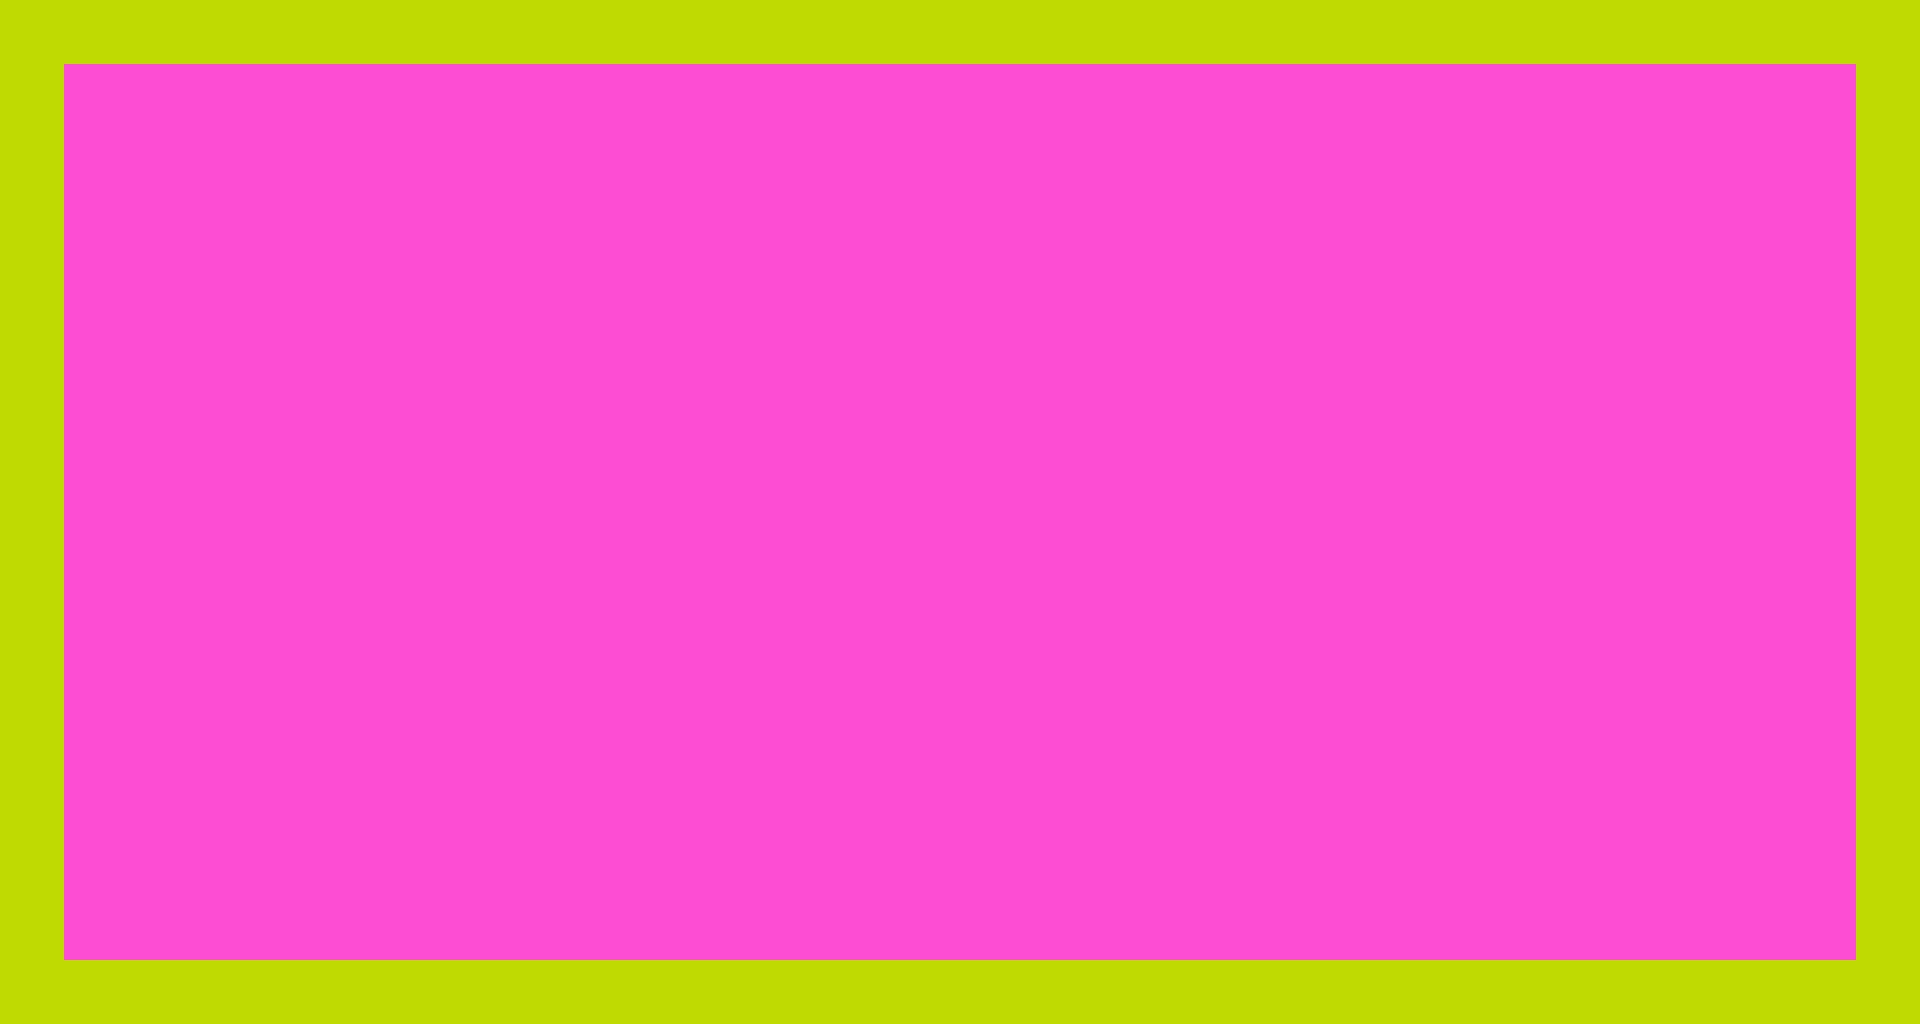

This is a level from a 2D game, rendered from its Tiled map with the project's own tilesets. A one-line summary and the complete map file follow:
An orthogonal 60x32 tile map with 32x32 px tiles, 1 tile layer (Tile Layer 1).

<map version="1.10" tiledversion="1.10.2" orientation="orthogonal" renderorder="right-down" width="60" height="32" tilewidth="32" tileheight="32" infinite="0" nextlayerid="2" nextobjectid="1">
 <tileset firstgid="1" source="TestingTileset.tsx" />
 <layer id="1" name="Tile Layer 1" width="60" height="32">
  <data encoding="csv">
3,3,3,3,3,3,3,3,3,3,3,3,3,3,3,3,3,3,3,3,3,3,3,3,3,3,3,3,3,3,3,3,3,3,3,3,3,3,3,3,3,3,3,3,3,3,3,3,3,3,3,3,3,3,3,3,3,3,3,3,
3,3,3,3,3,3,3,3,3,3,3,3,3,3,3,3,3,3,3,3,3,3,3,3,3,3,3,3,3,3,3,3,3,3,3,3,3,3,3,3,3,3,3,3,3,3,3,3,3,3,3,3,3,3,3,3,3,3,3,3,
3,3,4,4,4,4,4,4,4,4,4,4,4,4,4,4,4,4,4,4,4,4,4,4,4,4,4,4,4,4,4,4,4,4,4,4,4,4,4,4,4,4,4,4,4,4,4,4,4,4,4,4,4,4,4,4,4,4,3,3,
3,3,4,4,4,4,4,4,4,4,4,4,4,4,4,4,4,4,4,4,4,4,4,4,4,4,4,4,4,4,4,4,4,4,4,4,4,4,4,4,4,4,4,4,4,4,4,4,4,4,4,4,4,4,4,4,4,4,3,3,
3,3,4,4,4,4,4,4,4,4,4,4,4,4,4,4,4,4,4,4,4,4,4,4,4,4,4,4,4,4,4,4,4,4,4,4,4,4,4,4,4,4,4,4,4,4,4,4,4,4,4,4,4,4,4,4,4,4,3,3,
3,3,4,4,4,4,4,4,4,4,4,4,4,4,4,4,4,4,4,4,4,4,4,4,4,4,4,4,4,4,4,4,4,4,4,4,4,4,4,4,4,4,4,4,4,4,4,4,4,4,4,4,4,4,4,4,4,4,3,3,
3,3,4,4,4,4,4,4,4,4,4,4,4,4,4,4,4,4,4,4,4,4,4,4,4,4,4,4,4,4,4,4,4,4,4,4,4,4,4,4,4,4,4,4,4,4,4,4,4,4,4,4,4,4,4,4,4,4,3,3,
3,3,4,4,4,4,4,4,4,4,4,4,4,4,4,4,4,4,4,4,4,4,4,4,4,4,4,4,4,4,4,4,4,4,4,4,4,4,4,4,4,4,4,4,4,4,4,4,4,4,4,4,4,4,4,4,4,4,3,3,
3,3,4,4,4,4,4,4,4,4,4,4,4,4,4,4,4,4,4,4,4,4,4,4,4,4,4,4,4,4,4,4,4,4,4,4,4,4,4,4,4,4,4,4,4,4,4,4,4,4,4,4,4,4,4,4,4,4,3,3,
3,3,4,4,4,4,4,4,4,4,4,4,4,4,4,4,4,4,4,4,4,4,4,4,4,4,4,4,4,4,4,4,4,4,4,4,4,4,4,4,4,4,4,4,4,4,4,4,4,4,4,4,4,4,4,4,4,4,3,3,
3,3,4,4,4,4,4,4,4,4,4,4,4,4,4,4,4,4,4,4,4,4,4,4,4,4,4,4,4,4,4,4,4,4,4,4,4,4,4,4,4,4,4,4,4,4,4,4,4,4,4,4,4,4,4,4,4,4,3,3,
3,3,4,4,4,4,4,4,4,4,4,4,4,4,4,4,4,4,4,4,4,4,4,4,4,4,4,4,4,4,4,4,4,4,4,4,4,4,4,4,4,4,4,4,4,4,4,4,4,4,4,4,4,4,4,4,4,4,3,3,
3,3,4,4,4,4,4,4,4,4,4,4,4,4,4,4,4,4,4,4,4,4,4,4,4,4,4,4,4,4,4,4,4,4,4,4,4,4,4,4,4,4,4,4,4,4,4,4,4,4,4,4,4,4,4,4,4,4,3,3,
3,3,4,4,4,4,4,4,4,4,4,4,4,4,4,4,4,4,4,4,4,4,4,4,4,4,4,4,4,4,4,4,4,4,4,4,4,4,4,4,4,4,4,4,4,4,4,4,4,4,4,4,4,4,4,4,4,4,3,3,
3,3,4,4,4,4,4,4,4,4,4,4,4,4,4,4,4,4,4,4,4,4,4,4,4,4,4,4,4,4,4,4,4,4,4,4,4,4,4,4,4,4,4,4,4,4,4,4,4,4,4,4,4,4,4,4,4,4,3,3,
3,3,4,4,4,4,4,4,4,4,4,4,4,4,4,4,4,4,4,4,4,4,4,4,4,4,4,4,4,4,4,4,4,4,4,4,4,4,4,4,4,4,4,4,4,4,4,4,4,4,4,4,4,4,4,4,4,4,3,3,
3,3,4,4,4,4,4,4,4,4,4,4,4,4,4,4,4,4,4,4,4,4,4,4,4,4,4,4,4,4,4,4,4,4,4,4,4,4,4,4,4,4,4,4,4,4,4,4,4,4,4,4,4,4,4,4,4,4,3,3,
3,3,4,4,4,4,4,4,4,4,4,4,4,4,4,4,4,4,4,4,4,4,4,4,4,4,4,4,4,4,4,4,4,4,4,4,4,4,4,4,4,4,4,4,4,4,4,4,4,4,4,4,4,4,4,4,4,4,3,3,
3,3,4,4,4,4,4,4,4,4,4,4,4,4,4,4,4,4,4,4,4,4,4,4,4,4,4,4,4,4,4,4,4,4,4,4,4,4,4,4,4,4,4,4,4,4,4,4,4,4,4,4,4,4,4,4,4,4,3,3,
3,3,4,4,4,4,4,4,4,4,4,4,4,4,4,4,4,4,4,4,4,4,4,4,4,4,4,4,4,4,4,4,4,4,4,4,4,4,4,4,4,4,4,4,4,4,4,4,4,4,4,4,4,4,4,4,4,4,3,3,
3,3,4,4,4,4,4,4,4,4,4,4,4,4,4,4,4,4,4,4,4,4,4,4,4,4,4,4,4,4,4,4,4,4,4,4,4,4,4,4,4,4,4,4,4,4,4,4,4,4,4,4,4,4,4,4,4,4,3,3,
3,3,4,4,4,4,4,4,4,4,4,4,4,4,4,4,4,4,4,4,4,4,4,4,4,4,4,4,4,4,4,4,4,4,4,4,4,4,4,4,4,4,4,4,4,4,4,4,4,4,4,4,4,4,4,4,4,4,3,3,
3,3,4,4,4,4,4,4,4,4,4,4,4,4,4,4,4,4,4,4,4,4,4,4,4,4,4,4,4,4,4,4,4,4,4,4,4,4,4,4,4,4,4,4,4,4,4,4,4,4,4,4,4,4,4,4,4,4,3,3,
3,3,4,4,4,4,4,4,4,4,4,4,4,4,4,4,4,4,4,4,4,4,4,4,4,4,4,4,4,4,4,4,4,4,4,4,4,4,4,4,4,4,4,4,4,4,4,4,4,4,4,4,4,4,4,4,4,4,3,3,
3,3,4,4,4,4,4,4,4,4,4,4,4,4,4,4,4,4,4,4,4,4,4,4,4,4,4,4,4,4,4,4,4,4,4,4,4,4,4,4,4,4,4,4,4,4,4,4,4,4,4,4,4,4,4,4,4,4,3,3,
3,3,4,4,4,4,4,4,4,4,4,4,4,4,4,4,4,4,4,4,4,4,4,4,4,4,4,4,4,4,4,4,4,4,4,4,4,4,4,4,4,4,4,4,4,4,4,4,4,4,4,4,4,4,4,4,4,4,3,3,
3,3,4,4,4,4,4,4,4,4,4,4,4,4,4,4,4,4,4,4,4,4,4,4,4,4,4,4,4,4,4,4,4,4,4,4,4,4,4,4,4,4,4,4,4,4,4,4,4,4,4,4,4,4,4,4,4,4,3,3,
3,3,4,4,4,4,4,4,4,4,4,4,4,4,4,4,4,4,4,4,4,4,4,4,4,4,4,4,4,4,4,4,4,4,4,4,4,4,4,4,4,4,4,4,4,4,4,4,4,4,4,4,4,4,4,4,4,4,3,3,
3,3,4,4,4,4,4,4,4,4,4,4,4,4,4,4,4,4,4,4,4,4,4,4,4,4,4,4,4,4,4,4,4,4,4,4,4,4,4,4,4,4,4,4,4,4,4,4,4,4,4,4,4,4,4,4,4,4,3,3,
3,3,4,4,4,4,4,4,4,4,4,4,4,4,4,4,4,4,4,4,4,4,4,4,4,4,4,4,4,4,4,4,4,4,4,4,4,4,4,4,4,4,4,4,4,4,4,4,4,4,4,4,4,4,4,4,4,4,3,3,
3,3,3,3,3,3,3,3,3,3,3,3,3,3,3,3,3,3,3,3,3,3,3,3,3,3,3,3,3,3,3,3,3,3,3,3,3,3,3,3,3,3,3,3,3,3,3,3,3,3,3,3,3,3,3,3,3,3,3,3,
3,3,3,3,3,3,3,3,3,3,3,3,3,3,3,3,3,3,3,3,3,3,3,3,3,3,3,3,3,3,3,3,3,3,3,3,3,3,3,3,3,3,3,3,3,3,3,3,3,3,3,3,3,3,3,3,3,3,3,3
</data>
 </layer>
</map>
